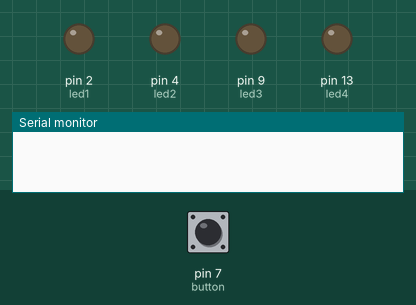
Recording of a sketch running on a simulated Arduino Uno, built with avr-gcc and run on an emulated ATmega328P. On the bench: output pins drawn as LEDs (lit = HIGH), the last lines printed to the serial monitor. Dashed ring = blinking. The test bench sets the inputs (shaded band); at power-on: pin 7 (button) LOW. Random numbers use the default seed unless the sketch sets one.

Above: at 1.2 s.
1.3 s: pin 7 (button) pulled HIGH for 3.2 s
At 3.0 s:
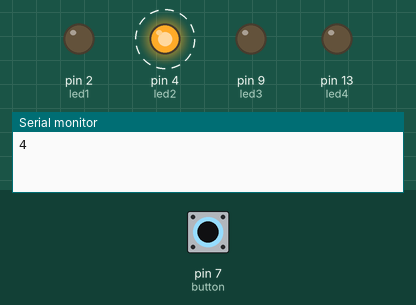
6.0 s: pin 7 (button) pulled HIGH for 0.15 s
At 6.8 s:
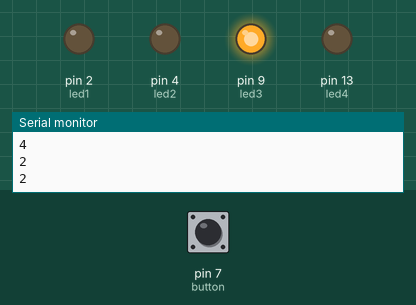
8.5 s: pin 7 (button) pulled HIGH for 3.2 s
At 10.4 s:
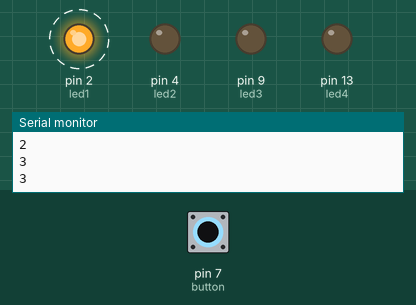
Timing chart, 0 to 13.2 s (numbered marks = the images above; inputs shaded):
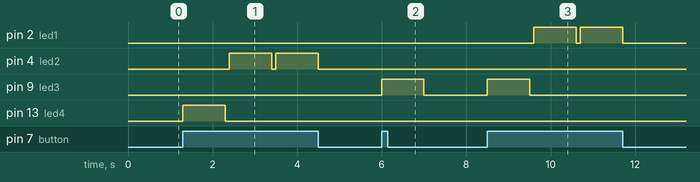

The sketch:

Random_behavior.ino
```cpp
int led4 = 13; //LED Pins
int led3 = 9;
int led2 = 4;
int led1 = 2;

int button = 7; //pin 7 connected to push button or hand made button


void setup() {
  // initialize the digital pin as an output.
  pinMode(led1, OUTPUT);
  pinMode(led2, OUTPUT);
  pinMode(led3, OUTPUT);
  pinMode(led4, OUTPUT);
  pinMode(button, INPUT);
  Serial.begin(9600);  //initialize the serial communication
}


void loop() {

   int buttonState = digitalRead(button); //check if the button is pressed

    if (buttonState == 1){   // if the button is pressed
      int randomNumbers = random(1,5); //generate a ramdom number between 1 and 4

      if (randomNumbers == 1){ //if the random number is 1,
        ledflash(led1);        // Do this!
      }
      if (randomNumbers == 2){ //if the random number is 2,
        ledflash(led2);        // Do this!
      }
      if (randomNumbers == 3){ //if the random number is 3,
        ledflash(led3);        // Do this!
      }
      if (randomNumbers == 4){ //if the random number is 4,
        ledflash(led4);        // Do this!
      }

      Serial.println(randomNumbers); //print random numbers in serial monitor


    }else{
      digitalWrite(led1,LOW); //if button is NOT pressed, all LEDs are off
       digitalWrite(led2,LOW);
        digitalWrite(led3,LOW);
         digitalWrite(led4,LOW);
    }


}


void ledflash(int pin){ // a simple function for blinking an LED

  digitalWrite(pin, HIGH);   // turn the LED on (HIGH is the voltage level)
  delay(1000);               // wait for a 100 milisecond
  digitalWrite(pin, LOW);    // turn the LED off by making the voltage LOW
  delay(100);

}
```

Measured:
- after the input at 1.3 s, pin 4 (led2): alternates HIGH for 1.0 s and LOW for 0.10 s, starting after 1.1 s; pin 13 (led4): LOW → HIGH at once, → LOW 1.0 s later
- after the input at 6.0 s, pin 9 (led3): LOW → HIGH at once, → LOW 1.0 s later
- after the input at 8.5 s, pin 2 (led1): alternates HIGH for 1.0 s and LOW for 0.10 s, 4 changes in all, then stays LOW, starting after 1.1 s; pin 9 (led3): LOW → HIGH at once, → LOW 1.0 s later
